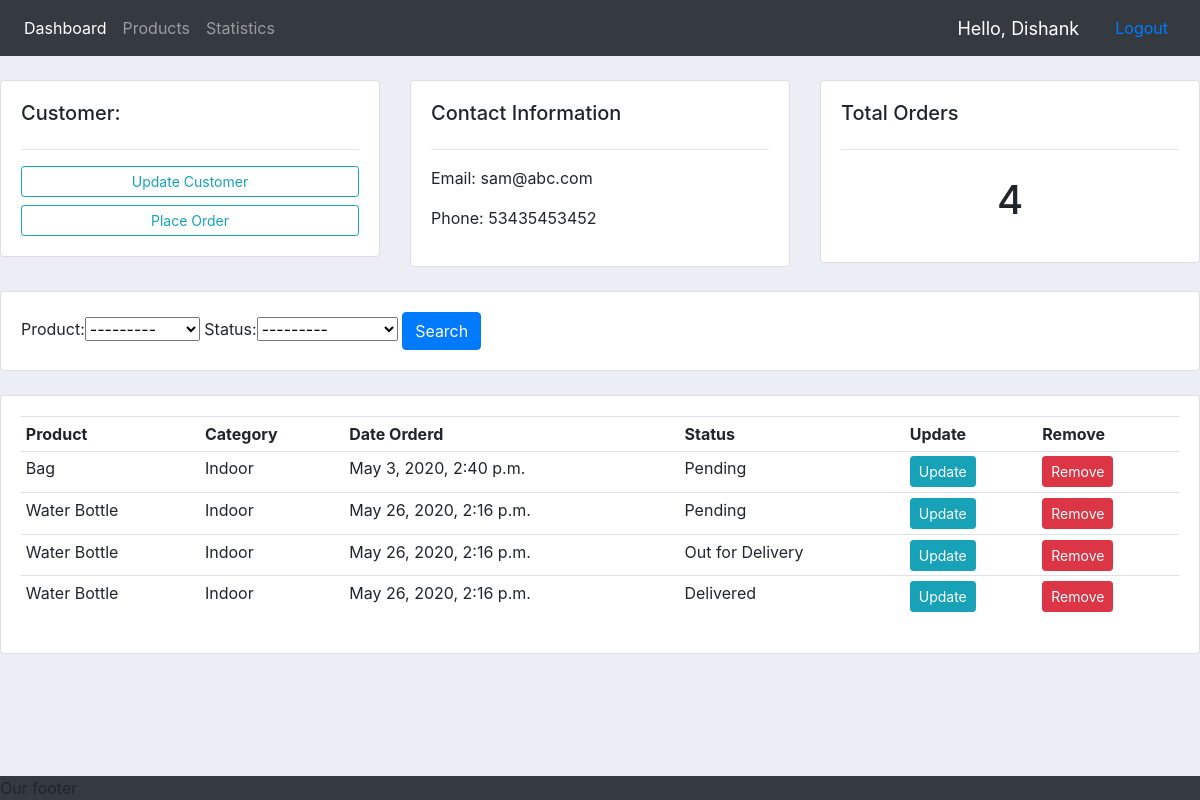
/customers/2/ (signed in), run on the app's committed database.
### accounts/models.py (models this page shows)
class Customer(models.Model):
    user = models.OneToOneField(User, null=True, on_delete=models.CASCADE)
    name = models.CharField(max_length=200, null=True)
    phone = models.CharField(max_length=200, null=True)
    email = models.EmailField(max_length=200, null=True)
    profile_pic = models.ImageField( upload_to='profile_pics', default='default.jpg',null=True, blank=True)
    date_created = models.DateTimeField(auto_now_add=True, null=True)
    def __str__(self):
        return self.email

class Order(models.Model):
    customer = models.ForeignKey(Customer, null=True, on_delete=models.SET_NULL)
    product = models.ForeignKey(Product, null=True, on_delete=models.SET_NULL)
    STATUS = (
        ('Pending','Pending'),
        ('Out for Delivery','Out for Delivery'),
        ('Delivered','Delivered'),
    )
    status = models.CharField(max_length=200, null=True, choices=STATUS)
    date_created = models.DateTimeField(auto_now_add=True, null=True)

class Product(models.Model):
    display_picture = models.ImageField(upload_to='product_images', default='default_product.jpg', null=True, blank=True)
    name = models.CharField(max_length=100, null=True)
    price = models.FloatField(null=True)
    CATEGORY = (
        ('Indoor','Indoor'),
        ('Out Door','Out Door'),
    )
    category = models.CharField(max_length=100, null=True, choices=CATEGORY)
    description = models.CharField(max_length=100, null=True, blank=True)
    date_created = models.DateTimeField(auto_now_add=True, null=True)
    tags = models.ManyToManyField(Tag)
    def __str__(self):
        return self.name

### accounts/decorators.py (the view)
        def wrapper_func(request, *args, **kwargs):
            group = None
            if request.user.groups.exists():
                group = request.user.groups.all()[0].name
            if group in allowed_roles:
                return func(request, *args, **kwargs)
            else:
                return HttpResponse('You are not authorized to view this page', status=403)

### accounts/views.py (called while the page is built)
@login_required
@allowed_users(allowed_roles=['admin'])
def customers(request, pk):
    customer = Customer.objects.get(id=pk)
    orders_by_customer = customer.order_set.all()
    my_Filter = OrderFilter(request.GET, queryset=orders_by_customer)
    orders_by_customer_filtered = my_Filter.qs
    context = {
        'my_Filter':my_Filter,
        'customer':customer,
        'orders_by_customer':orders_by_customer_filtered,
        'orders_by_customer_count':orders_by_customer.count(),
    }
    print(context)
    return render(request,'accounts/customers.html',context)

### accounts/templates/accounts/customers.html
{% extends 'accounts/main.html' %}
{% block content %}
<br>
<div class="row">
    <div class="col-md">
        <div class="card card-body">
            <h5>Customer:</h5>
            <hr>
            <a class="btn btn-outline-info  btn-sm btn-block" href="">Update Customer</a>
            <a class="btn btn-outline-info  btn-sm btn-block" href="{% url 'create-order' pk=customer.id %}">Place Order</a>
        </div>
    </div>
    <div class="col-md">
        <div class="card card-body">
            <h5>Contact Information</h5>
            <hr>
            <p>Email: {{ customer.email }}</p>
            <p>Phone: {{ customer.phone }}</p>
        </div>
    </div>
    <div class="col-md">
        <div class="card card-body">
            <h5>Total Orders</h5>
            <hr>
            <h1 style="text-align: center;padding: 10px">{{ orders_by_customer_count }}</h1>
        </div>
    </div>
</div>
<br>
<div class="row">
    <div class="col">
        <div class="card card-body">
            <form method="get">
                {{ my_Filter.form}}
                <button class="btn btn-primary" type="submit">Search</button>
            </form>
        </div>
    </div>
</div>
<br>
<div class="row">
    <div class="col-md">
        <div class="card card-body">
            <table class="table table-sm">
                <tr>
                    <th>Product</th>
                    <th>Category</th>
                    <th>Date Orderd</th>
                    <th>Status</th>
                    <th>Update</th>
                    <th>Remove</th>
                </tr>
                {% for order in orders_by_customer %}
                    <tr>
                        <td>{{order.product}}</td>
                        <td>{{order.product.category}}</td>
                        <td>{{order.date_created}}</td>
                        <td>{{order.status}}</td>
                        <td><a class="btn btn-sm btn-info" href="">Update</a></td>
                        <td><a class="btn btn-sm btn-danger" href="">Remove</a></td>
                    </tr>
                {% endfor %}
            </table>
        </div>
    </div>
</div>
{% endblock %}

### accounts/templates/accounts/navbar.html (shortened to what this page needs)
<nav class="navbar navbar-expand-lg navbar-dark bg-dark">
    <div class="collapse navbar-collapse" id="navbarNavAltMarkup">
      <div class="navbar-nav">
        {% if request.user.is_staff %}
        <a class="nav-item nav-link active" href="{% url 'home' %}">Dashboard <span class="sr-only">(current)</span></a>
        <a class="nav-item nav-link" href="{% url 'products' %}">Products</a>
        <a class="nav-item nav-link" href="{% url 'charts' %}">Statistics</a>
        {% else %}
        <a class="nav-item nav-link active" href="{% url 'account-settings' %}">Settings <span class="sr-only">(current)</span></a>
        {% endif %}
      </div>
    </div>
    {% if user.is_authenticated %}
    <span style="font-size:18px;color:#fff;margin-right:20px">Hello, {{ request.user }}</span>
    <a class="nav-item nav-link" href="{% url 'logout' %}">Logout</a>
    {% else %}
    <a class="nav-item nav-link" href="{% url 'login' %}">Login</a>
    {% endif %}
  </nav>

### accounts/static/css/main.css (style rules this page uses)
html, body { background-color: #ebeff5; margin:0; padding:0; overflow-x: hidden; height:100%; }

### data on the page
Customer: email "sam@abc.com", phone "53435453452"
Order: product "Bag", product.category "Indoor", date_created "May 3, 2020, 2:40 p.m.", status "Pending"
Order: product "Water Bottle", product.category "Indoor", date_created "May 26, 2020, 2:16 p.m.", status "Pending"
Order: product "Water Bottle", product.category "Indoor", date_created "May 26, 2020, 2:16 p.m.", status "Out for Delivery"
Order: product "Water Bottle", product.category "Indoor", date_created "May 26, 2020, 2:16 p.m.", status "Delivered"

### other printed values
{{ request.user }} "Dishank"
{{ orders_by_customer_count }} "4"
